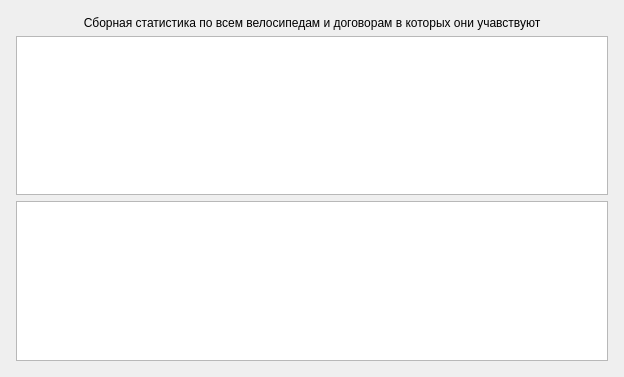
<?xml version="1.0" encoding="UTF-8"?>
<ui version="4.0">
 <class>FormForAgrStats</class>
 <widget class="QWidget" name="FormForAgrStats">
  <property name="geometry">
   <rect>
    <x>0</x>
    <y>0</y>
    <width>624</width>
    <height>377</height>
   </rect>
  </property>
  <property name="windowTitle">
   <string>Form</string>
  </property>
  <layout class="QVBoxLayout" name="verticalLayout">
   <item>
    <layout class="QVBoxLayout" name="verticalLayout_2">
     <property name="leftMargin">
      <number>5</number>
     </property>
     <property name="topMargin">
      <number>5</number>
     </property>
     <property name="rightMargin">
      <number>5</number>
     </property>
     <property name="bottomMargin">
      <number>5</number>
     </property>
     <item>
      <widget class="QLabel" name="label">
       <property name="focusPolicy">
        <enum>Qt::NoFocus</enum>
       </property>
       <property name="layoutDirection">
        <enum>Qt::LeftToRight</enum>
       </property>
       <property name="text">
        <string>Сборная статистика по всем велосипедам и договорам в которых они учавствуют</string>
       </property>
       <property name="alignment">
        <set>Qt::AlignCenter</set>
       </property>
      </widget>
     </item>
     <item>
      <widget class="QTableView" name="tableView_stats"/>
     </item>
     <item>
      <widget class="QTableView" name="tableView_agreements"/>
     </item>
    </layout>
   </item>
  </layout>
 </widget>
 <resources/>
 <connections/>
</ui>
